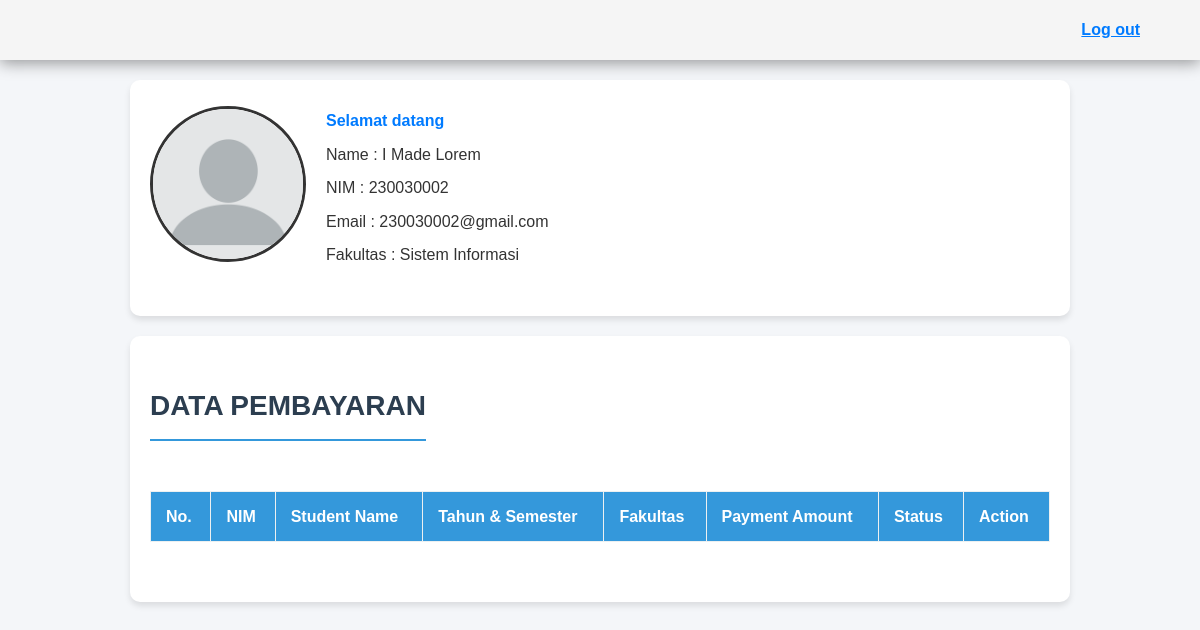
The page /siswa/pembayaran/index.php (signed in) on the database its author committed.
### tables this page shows
CREATE TABLE `students` (
  `id` int NOT NULL AUTO_INCREMENT,
  `nim` varchar(20) NOT NULL,
  `name` varchar(100) NOT NULL,
  `phone` varchar(15) DEFAULT NULL,
  `program_id` int NOT NULL,
  `created_at` timestamp NULL DEFAULT CURRENT_TIMESTAMP,
  `updated_at` timestamp NULL DEFAULT CURRENT_TIMESTAMP ON UPDATE CURRENT_TIMESTAMP,
  `email` varchar(100) DEFAULT NULL,
  `password` varchar(100) DEFAULT NULL,
  PRIMARY KEY (`id`),
  UNIQUE KEY `nim` (`nim`),
  KEY `program_id` (`program_id`),
  CONSTRAINT `students_ibfk_1` FOREIGN KEY (`program_id`) REFERENCES `programs` (`id`)
);

CREATE TABLE `programs` (
  `id` int NOT NULL AUTO_INCREMENT,
  `name` varchar(100) NOT NULL,
  `faculty` varchar(100) NOT NULL,
  `created_at` timestamp NULL DEFAULT CURRENT_TIMESTAMP,
  `updated_at` timestamp NULL DEFAULT CURRENT_TIMESTAMP ON UPDATE CURRENT_TIMESTAMP,
  PRIMARY KEY (`id`)
);

### functions.php (called while the page is built, shortened)
<?php
 $conn = mysqli_connect("localhost","root","","spp_2");
 function query($query){
    global $conn;
    $result = mysqli_query($conn,$query);
    $rows = [];
    while ($row = mysqli_fetch_assoc($result)){
        $rows[] = $row;
    }
    return $rows;
 }
?>

### siswa/pembayaran/index.php (the view, shortened to what this page needs)
<?php
    require "../../functions.php";
    $nim = $_SESSION['nim'];
    $student = query("SELECT students.*, programs.*, students.name as student_name FROM students LEFT JOIN programs on students.program_id = programs.id WHERE nim = $nim")[0];
?>
<!DOCTYPE html>
<html lang="en">
<head>
    <link rel="stylesheet" href="../../assets/css/StyleSiswa.css">
</head>
<body>
    <div class="LowerBar">
        <ul>
            <li><a href="../../logout.php">Log out</a></li>
        </ul>
    </div>
    <div class="container">
        <div class="row">
            <div class="img gap w-40">
                <img src="../../assets/img/blank-profile.png" alt="Profile Picture" class="profile-img" width="150">
            </div>
            <div class="content w-60">
                <p class="welcome-text">Selamat datang</p>
                <p>Name : <?= $student['student_name']; ?></p>
                <p>NIM : <?= $student['nim']; ?></p>
                <p>Email : <?= $student['email']; ?></p>
                <p>Fakultas : <?= $student['faculty']; ?></p>
            </div>
        </div>
    </div>
    <div class="container">
        <div class="row">
            <h3>Data pembayaran</h3>
            <table>
                <tr>
                    <th>No.</th>
                    <th>NIM</th>
                    <th>Student Name</th>
                    <th>Tahun & Semester</th>
                    <th>Fakultas</th>
                    <th>Payment Amount</th>
                    <th>Status</th>
                    <th>Action</th>
                </tr>
            </table>
        </div>
    </div>
</body>
</html>

### assets/css/StyleSiswa.css (style rules this page uses)
body { font-family: 'Poppins', sans-serif; margin: 0; padding: 0; background-color: #f4f6f9; color: #333; line-height: 1.6; }
.container { max-width: 900px; margin: 40px auto; padding: 20px; background: #fff; border-radius: 10px; box-shadow: 0 6px 20px rgba(0, 0, 0, 0.1); overflow: hidden; }
.LowerBar { height: 60px; display: flex; justify-content: end; align-items: center; padding: 0 5%; background: whitesmoke; box-shadow: 0 3px 15px rgba(0,0,0,.4); }
.LowerBar ul { list-style: none; margin: 0; padding: 0; }
.LowerBar ul li { display: inline; margin-left: 15px; }
.LowerBar ul li a { color: #007bff; font-weight: bold; }
.container { background-color: #fff; border-radius: 10px; box-shadow: 0 4px 6px rgba(0, 0, 0, 0.1); padding: 20px; margin: 20px auto; max-width: 900px; width: 90%; }
.row { display: flex; flex-wrap: wrap; align-items: center; margin-bottom: 20px; }
.img { text-align: center; }
.profile-img { border-radius: 50%; border: 3px solid #333; }
.content { padding-left: 20px; }
.content p { margin: 8px 0; font-size: 16px; }
.welcome-text { font-size: 20px; font-weight: bold; margin-bottom: 16px; color: #007bff; }
table { width: 100%; border-collapse: collapse; margin-top: 20px; }
table th, table td { padding: 12px 15px; text-align: left; border: 1px solid #ddd; }
table th { background-color: #007bff; color: #fff; font-weight: bold; }
h3 { text-align: center; font-size: 28px; color: #2c3e50; margin-bottom: 30px; font-weight: bold; text-transform: uppercase; border-bottom: 2px solid #3498db; padding-bottom: 10px; }
table { width: 100%; border-collapse: collapse; margin-bottom: 20px; }
table th, table td { padding: 12px 15px; text-align: left; border: 1px solid #ecf0f1; font-size: 16px; color: #34495e; }
table th { background-color: #3498db; color: #fff; font-weight: bold; }

### rows shown on the page
students: name "I Made Lorem", nim "230030002", email "230030002@gmail.com", program.faculty "Sistem Informasi"
